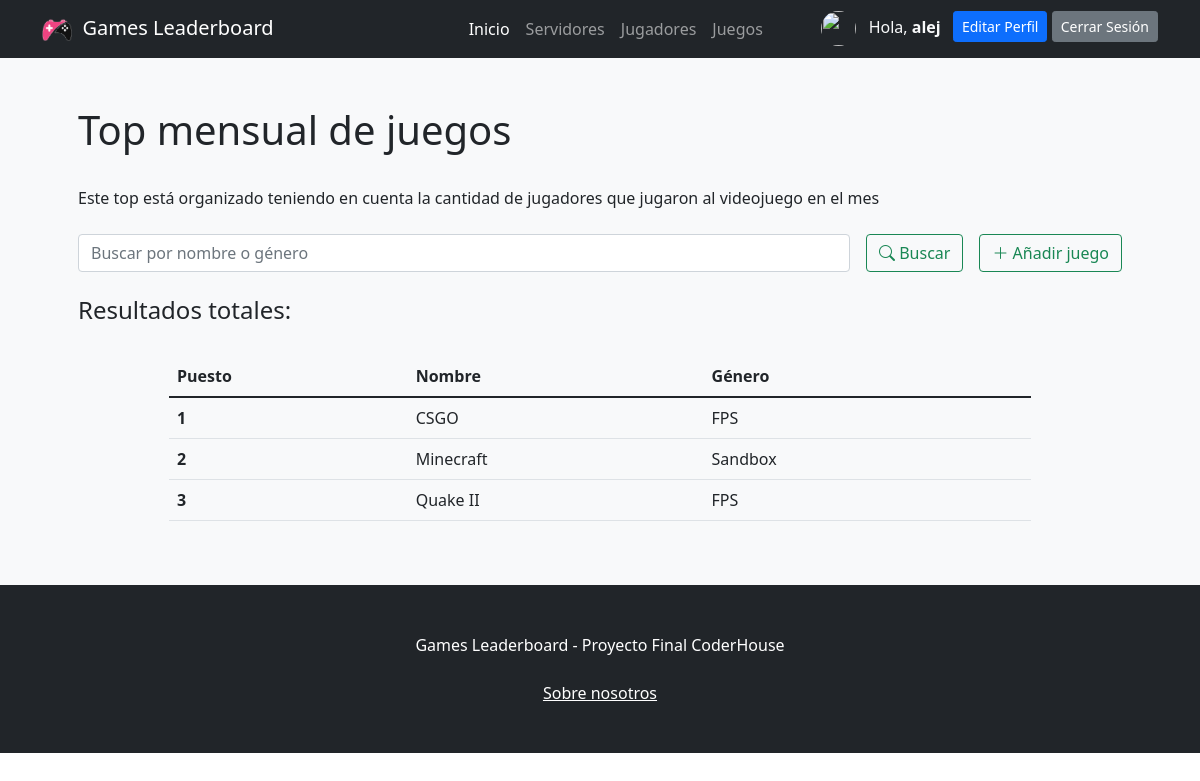
Screenshot of /app/juegos/ (signed in) with the database file from the repository.
### ProyectoFinalApp/models.py (models this page shows)
class Juego(models.Model):
    nombre = models.CharField(max_length = 20)
    genero = models.CharField(max_length = 20)
    class Meta:
        verbose_name_plural = "Juegos"

### ProyectoFinalApp/views.py (the view, shortened to what this page needs)
# urls.py: path('juegos/', juegos, name= "juegos"),
def juegos(request):
    juegos = Juego.objects.all()
    return render(request, "ProyectoFinalApp/juegos.html", {"juegos": juegos})

### ProyectoFinalApp/templates/ProyectoFinalApp/juegos.html (shortened to what this page needs)
{% extends 'ProyectoFinalApp/base.html' %}
{% load static %}
{% block contenidoPagina %}
<section class="bg-light py-5">
    <div class="container px-5">
        <h1>Top mensual de juegos</h1>
        <br>
        <head>Este top está organizado teniendo en cuenta la cantidad de jugadores que jugaron al videojuego en el mes</head>
        <head></head>
        <br>
        <br>
        <div class="row gx-5 justify-content-center">
            <div class="col-lg-12">
                <form class="d-flex my-2 my-lg-0" action="" method="post">
                    <input class="flex-grow-0 form-control mr-sm-2" type="search" name="search" placeholder="Buscar por nombre o género" aria-label="Search">
                    <button class="btn btn-outline-success text-nowrap ms-3 my-2 my-sm-0" type="submit"> <i class="bi bi-search"></i> Buscar</button>
                    <a class="btn btn-outline-success text-nowrap ms-3 my-2 my-sm-0" href="{% url 'crearjuego' %}"> <i class="bi bi-plus-lg"></i> Añadir juego</a>
                </form>
            </div>
        </div>
        <br>
        <h4>Resultados
            {% if search %}
                para "{{busqueda}}":
            {% else %}
                totales:
            {% endif %}
        </h4>
        <br>
        <div class="row gx-5 justify-content-center">
            <div class="col-lg-10 table-responsive">
                <table class="table table-theme">
                    <thead>
                        <tr>
                            <th scope="col">Puesto</th>
                            <th scope="col">Nombre</th>
                            <th scope="col">Género</th>
                        </tr>
                    </thead>
                    <tbody>
                        {% for juego in juegos %}
                            <tr>
                                <th scope="row">{{forloop.counter}}</th>
                                <td>{{juego.nombre}}</td>
                                <td>{{juego.genero}}</td>
                                <td>
                                </td>
                            </tr>
                        {% endfor %}
                    </tbody>
                </table>
            </div>
        </div>
    </div>
</section>
{% endblock %}

### ProyectoFinalApp/templates/ProyectoFinalApp/base.html (shortened to what this page needs)
{% load static %}
<!DOCTYPE html>
<html lang="en">
    <head>
        <link rel="stylesheet" href="https://cdn.jsdelivr.net/npm/bootstrap-icons@1.8.3/font/bootstrap-icons.css">
        <link href="{% static 'css/styles.css' %}" rel="stylesheet" />
    </head>
    <body>
        <nav class="navbar navbar-expand-lg navbar-dark bg-dark">
            <div class="container">
                <a class="navbar-brand" href="{% url 'inicio' %}"><img src="{% static 'assets/logonavbar.png' %}" alt="{% static 'assets/logonavbar.png' %}" width="30" height="30">&nbsp Games Leaderboard</a>
                <div class="collapse navbar-collapse" id="navbarSupportedContent">
                    <ul class="navbar-nav ms-auto mb-2 mb-lg-0 ">
                        <li class="nav-item"><a class="nav-link active" aria-current="page" href="{% url 'inicio' %}">Inicio</a></li>
                        <li class="nav-item"><a class="nav-link" href="{% url 'servidores' %}">Servidores</a></li>
                        <li class="nav-item"><a class="nav-link" href="{% url 'jugadores' %}">Jugadores</a></li>
                        <li class="nav-item"><a class="nav-link" href="{% url 'juegos' %}">Juegos</a></li>
                    </ul>
                    <ul class="navbar-nav ms-auto mb-2 mb-lg-0 ">
                        {% if user.is_authenticated %}
                            <img src="{{url}}" class="rounded-circle" width="35" height="35" alt="">
                            <li class="nav-item"><p class="text-light my-1 mx-1"></i> &nbsp Hola, <b>{{user.username}} &nbsp</b></p></li>
                            <li class="nav-item"><a class="btn btn-primary btn-sm btn-block" href="{% url 'editarperfil' %}">Editar Perfil</a></li>
                            <li class="nav-item"><a class="btn btn-secondary btn-sm btn-block" href="{% url 'logout' %}">Cerrar Sesión</a></li>
                        {% else %}
                            <li class="nav-item"><a class="btn btn-primary mx-2" href="{% url 'login' %}">Iniciar Sesión</a></li>
                            <li class="nav-item"><a class="btn btn-outline-primary" href="{% url 'register' %}">Registrarse</a></li>
                        {% endif %}
                    </ul>
                </div>
            </div>
        </nav>
        {% block contenidoPagina %}
        {% endblock %}
        <footer class="py-5 bg-dark">
            <div class="container"><p class="m-0 text-center text-white">Games Leaderboard - Proyecto Final CoderHouse</p></div>
            <br>
           <p class="m-0 text-center text-white"><a href="{% url 'about' %}" class="text-white m-0 text-center">Sobre nosotros</a></p>
        </footer>
    </body>
</html>

### rows the page displays
Juego: nombre "CSGO", genero "FPS"
Juego: nombre "Minecraft", genero "Sandbox"
Juego: nombre "Quake II", genero "FPS"

### other values shown
{{ user.username }} "alej"
